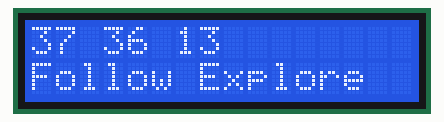
This sketch was run on a simulated Arduino Uno, built with avr-gcc and run on an emulated ATmega328P. Parts: 16×2 character LCD.

Above: at 0.19 s.
At 5.02 s:
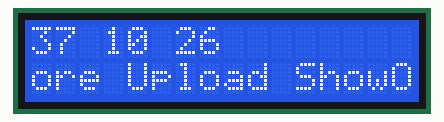
At 10.11 s:
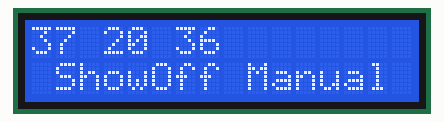
At 20.01 s:
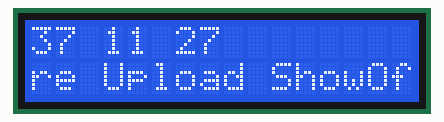
At 29.91 s:
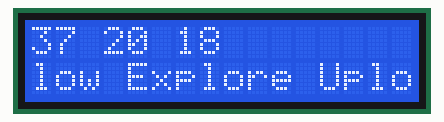
At 39.83 s:
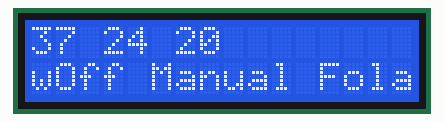

The sketch:

scrollList.ino
```cpp
#define buttonIn A0
#include<LiquidCrystal.h>
LiquidCrystal myDisplay(8, 9, 4, 5, 6, 7);
int buttonOut;
//note that I put some space at the end of each string, so the privious word will be cover.
String modeList = "Follow Explore Upload ShowOff Manual ";
int stringStart;
int stringEnd;
/*make a enumerating button list, so the code would be more readable*/
enum buttonFig
{
  UP = 0,
  DOWN,
  RIGHT,
  LEFT,
  SELECT,
  NONE
} ;

/*Detect which button is pressed, the return value is the button pressed.*/
int button(int i) {
  /*--------------------------Result:1.no button:1023-----------------------
         --------------------------2.select:723---------------------------
         --------------------------3.up:130-------------------------------
         --------------------------4.down:307-----------------------------
         --------------------------5.left:481-----------------------------
         --------------------------6.right:0------------------------------*/
  if (i >= 1000) {
    return NONE;
  }
  else if (i >= 700 && i <= 750) {
    return SELECT;
  }
  else if (i >= 120 && i <= 140) {
    return UP;
  }
  else if (i >= 300 && i <= 320) {
    return DOWN;
  }
  else if (i >= 470 && i <= 490) {
    return LEFT;
  }
  else                           {
    return RIGHT;
  }
}

void setup() {
  Serial.begin(9600);
  myDisplay.begin(16, 2);
  myDisplay.print(modeList.length());
  stringStart = 0;
  stringEnd = stringStart + 15;
}
void loop() {
  int but = button(analogRead(buttonIn)) ;
  while (but == RIGHT) {
    if (stringStart >= 0 || (stringEnd - 16) >= 0 ) {
      myDisplay.setCursor(0, 1);
      myDisplay.print(modeList.substring(stringStart, stringEnd));
      stringStart--;
      stringEnd--;
    }
    /*Case the stringEnd &StringStart over boundary*/
    if (stringEnd < 0) stringEnd = modeList.length();
    if (stringStart < 0) stringStart = modeList.length();

    if (stringStart < 0 || (stringEnd - 16) < 0 ) {
      myDisplay.setCursor(0, 1);
      myDisplay.print(modeList.substring(stringStart, modeList.length()) + modeList.substring(0, stringEnd));
      stringStart--;
      stringEnd--;
    }
    myDisplay.setCursor(3, 0);
    myDisplay.print(stringStart);
    myDisplay.setCursor(6, 0);
    myDisplay.print(stringEnd);
    delay(250);
  }


  while (but == LEFT ) {
    if (stringEnd <= modeList.length() || ((stringStart + 16) <= modeList.length())) {
      myDisplay.setCursor(0, 1);
      myDisplay.print(modeList.substring(stringStart, stringEnd));
      stringStart++;
      stringEnd++;
    }

    /*Case the stringEnd &StringStart over boundary*/
    if (stringStart > modeList.length()) stringStart = 0;
    if (stringEnd > modeList.length())  stringEnd = 0;

    if ((stringEnd > modeList.length()) || ((stringStart + 16) > modeList.length())) {
      myDisplay.setCursor(0, 1);
      myDisplay.print( modeList.substring(stringStart, modeList.length()) + modeList.substring(0, stringEnd) );
      stringStart++;
      stringEnd++;
    }
    myDisplay.setCursor(3, 0);
    myDisplay.print(stringStart);
    myDisplay.setCursor(6, 0);
    myDisplay.print(stringEnd);
    delay(250);
  }
}
```
